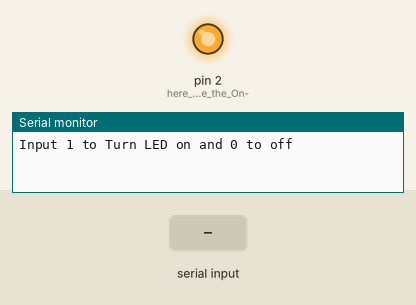
A sketch run on a simulated Arduino Uno, built with avr-gcc and run on an emulated ATmega328P. On the bench: output pins drawn as LEDs (lit = HIGH), the last lines printed to the serial monitor. The test bench sets the inputs (shaded band).

Above: at 1.2 s.
1.3 s: "1" received over Serial
At 2.5 s:
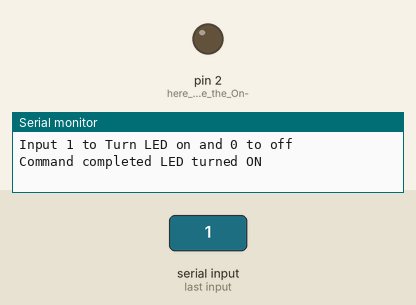
2.8 s: "0" received over Serial
At 3.8 s:
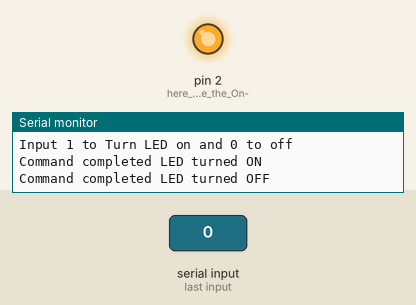
Timing chart, 0 to 5.8 s (numbered marks = the images above; inputs shaded):
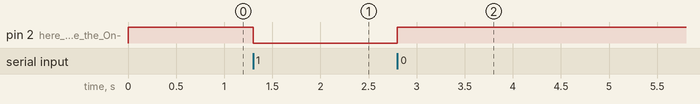

The sketch:

Peer-graded_Assignment_for_week_-4.ino
```cpp
// Here I'm using NODE MCU ESP8266
// so my pin 13 is equal to 2

void setup()
{
  pinMode(2, OUTPUT); // here I initialize the On-board led as OUTPUT
  Serial.begin(115200); // Here we start serial monitor
  while (!Serial);
  Serial.println("\nInput 1 to Turn LED on and 0 to off");
  digitalWrite(2, HIGH);
}

void loop()
{

  if (Serial.available())
  {
    int state = Serial.read();
    if (state == '1')
    {
     digitalWrite(2, LOW);
     Serial.println("Command completed LED turned ON");
    }
    if (state == '0')
    {
     digitalWrite(2, HIGH);
     Serial.println("Command completed LED turned OFF");
    }
  }
}
```

Measured:
- after the input at 1.3 s, pin 2 (here_I_initialize_the_On-): HIGH → LOW at once
- after the input at 2.8 s, pin 2 (here_I_initialize_the_On-): LOW → HIGH at once
